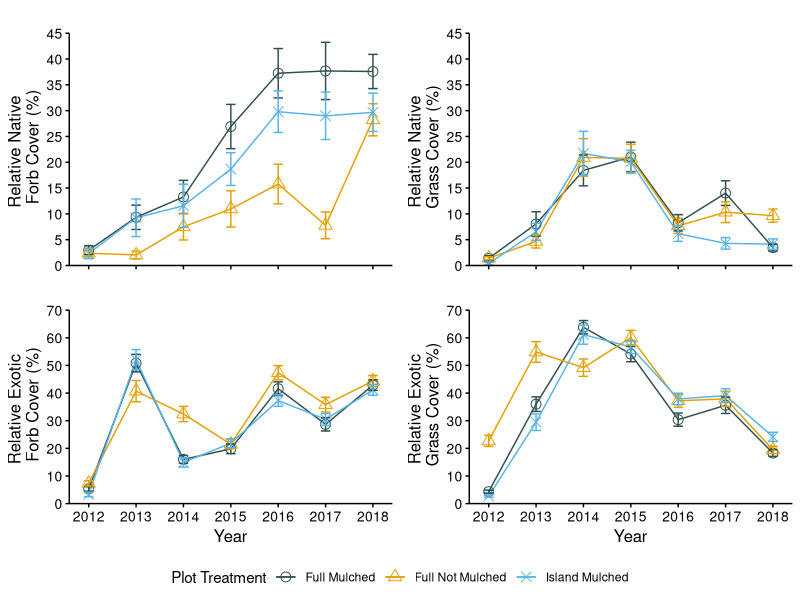

Generate this figure with R:
## ---- chunk 1
# data
guild_12_18 <- read.csv("Guild_2012_2018.csv")
species_14_18 <- read.csv("Species_2014_2018.csv")

# packages
library(tidyverse)
library(grid)
library(gridExtra)


# legend extractor function
g_legend<-function(a.gplot){
  tmp <- ggplot_gtable(ggplot_build(a.gplot))
  leg <- which(sapply(tmp$grobs, function(x) x$name) == "guide-box")
  legend <- tmp$grobs[[leg]]
  return(legend)}

# figure colors
colors3 <- c("darkslategrey", "#E69F00", "#56B4E9", "#009E73", "#F0E442", "#0072B2", "#D55E00", "#CC79A7")

## ---- chunk 2

avg_guilds <- guild_12_18 %>%
  group_by(Year, Plot, Planted.guild, Category) %>%
  summarise(nat.forb = mean(nat.forb),
            nat.grass = mean(nat.grass))
  
avg_F <- avg_guilds %>%
  filter(Planted.guild == "Forb") %>%
  ungroup() %>%
  select(Year, Plot, nat.forb, Category)
summary(avg_F)

avg_G <- avg_guilds %>%
  filter(Planted.guild == "Grass") %>%
  select(Year, Plot, nat.grass, Category)
summary(avg_G)

remove(avg_guilds)
## ---- chunk 3

Forb_all <- guild_12_18 %>%
  filter(Planted.guild == "Forb") %>%
  group_by(Category, Year) %>%
  summarise(mean.cov = mean(r.nat.forb),
            std.err = sd(r.nat.forb)/sqrt(sum(!is.na(r.nat.forb))))
Forb_all$Year <- as.numeric(Forb_all$Year)


AllYrForb<- ggplot(Forb_all, aes (x = Year,  y = mean.cov, color = Category, shape = Category)) +
  geom_line () +
  geom_point(size = 3) +
  geom_errorbar(aes(ymin = mean.cov - std.err, 
                    ymax = mean.cov + std.err),
               width=0.2) +
  scale_color_manual(values = colors3,
                    name = "Plot Treatment") +
  scale_shape_manual(values = c(1, 2, 4, 5, 6),
                     name = "Plot Treatment") +
  labs(title = "",
       y = "Relative Native \n Forb Cover (%)",
       x = "Year") +
  theme(axis.line = element_line(colour = "black"),
        panel.grid.major = element_blank(),
        panel.grid.minor = element_blank(),
        panel.border = element_blank(),
        panel.background = element_blank(),
        axis.text.y = element_text(colour="black", size = 10),
        axis.title.y = element_text(colour="black", size = 12),
        axis.ticks.y = element_line(colour = "black"),
        axis.text.x = element_blank(),
        axis.title.x = element_blank(),
        axis.ticks.x = element_line(colour = "black"),
        legend.position ="bottom",
        plot.title = element_text(hjust = 0.5),
        strip.background = element_rect(fill = "white"),
        strip.text = element_text(color = "black", size = 12)) +
  coord_cartesian(ylim = c(0, 45)) +
  scale_y_continuous(breaks = seq(0, 45, 5), expand = c(0,0)) +
  scale_x_continuous(breaks = seq(2012, 2018, 1))


# ---- Native Grasses ----
Grass_all <- guild_12_18 %>%
  filter(Planted.guild == "Grass") %>%
  group_by(Category, Year) %>%
  summarise(mean.cov = mean(r.nat.grass),
            std.err = sd(r.nat.grass)/sqrt(sum(!is.na(r.nat.grass))))
Grass_all$Year <- as.numeric(Grass_all$Year)

AllYrGrass <- ggplot(Grass_all, aes (x = Year,  y = mean.cov, color = Category, shape = Category)) +
  geom_line () +
  geom_point(size = 3) +
  geom_errorbar(aes(ymin = mean.cov - std.err, 
                    ymax = mean.cov + std.err),
                width=0.2) +
  scale_color_manual(values = colors3,
                     name = "Plot Treatment") +
  scale_shape_manual(values = c(1, 2, 4, 5, 6),
                     name = "Plot Treatment") +
  labs(title = "",
       y = "Relative Native \n Grass Cover (%)",
       x = "Year") +
  theme(axis.line = element_line(colour = "black"),
        panel.grid.major = element_blank(),
        panel.grid.minor = element_blank(),
        panel.border = element_blank(),
        panel.background = element_blank(),
        axis.text.y = element_text(colour="black", size = 10),
        axis.title.y = element_text(colour="black", size = 12),
        axis.ticks.y = element_line(colour = "black"),
        axis.text.x = element_blank(),
        axis.title.x = element_blank(),
        axis.ticks.x = element_line(colour = "black"),
        legend.position ="bottom",
        plot.title = element_text(hjust = 0.5),
        strip.background = element_rect(fill = "white"),
        strip.text = element_text(color = "black", size = 12)) +
  coord_cartesian(ylim = c(0, 45)) +
  scale_y_continuous(breaks = seq(0, 45, 5), expand = c(0,0)) +
  scale_x_continuous(breaks = seq(2012, 2018, 1))

# ---- Exo Grass ---- 
ExoGrass_all <- guild_12_18 %>%
  group_by(Category, Year) %>%
  summarise(mean.cov = mean(r.exo.grass),
            std.err = sd(r.exo.grass)/sqrt(sum(!is.na(r.exo.grass))))
ExoGrass_all$Year <- as.numeric(ExoGrass_all$Year)

AllYrEGrass <- ggplot(ExoGrass_all, aes (x = Year,  y = mean.cov, color = Category, shape = Category)) +
  geom_line () +
  geom_point(size = 3) +
  geom_errorbar(aes(ymin = mean.cov - std.err, 
                    ymax = mean.cov + std.err),
                width=0.2) +
  scale_color_manual(values = colors3,
                     name = "Plot Treatment") +
  scale_shape_manual(values = c(1, 2, 4, 5, 6),
                     name = "Plot Treatment") +
  labs(title = "",
       y = "Relative Exotic \n Grass Cover (%)",
       x = "Year") +
  theme(axis.line = element_line(colour = "black"),
        panel.grid.major = element_blank(),
        panel.grid.minor = element_blank(),
        panel.border = element_blank(),
        panel.background = element_blank(),
        axis.text.y = element_text(colour="black", size = 10),
        axis.title.y = element_text(colour="black", size = 12),
        axis.ticks.y = element_line(colour = "black"),
        axis.text.x = element_text(colour="black", size = 10),
        axis.title.x = element_text(colour="black", size = 12),
        axis.ticks.x = element_line(colour = "black"),
        legend.position ="bottom",
        plot.title = element_text(hjust = 0.5)) +
  coord_cartesian(ylim = c(0, 70)) +
  scale_y_continuous(breaks = seq(0, 70, 10), expand = c(0,0)) +
  scale_x_continuous(breaks = seq(2012, 2018, 1))


# ---- Exo Forbs ---- 
ExoForb_all <- guild_12_18 %>%
  group_by(Category, Year) %>%
  summarise(mean.cov = mean(r.exo.forb),
            std.err = sd(r.exo.forb)/sqrt(sum(!is.na(r.exo.forb))))
ExoForb_all$Year <- as.numeric(ExoForb_all$Year)

AllYrEForb <- ggplot(ExoForb_all, aes (x = Year,  y = mean.cov, color = Category, shape = Category)) +
  geom_line () +
  geom_point(size = 3) +
  geom_errorbar(aes(ymin = mean.cov - std.err, 
                    ymax = mean.cov + std.err),
                width=0.2) +
  scale_color_manual(values = colors3,
                     name = "Plot Treatment") +
  scale_shape_manual(values = c(1, 2, 4, 5, 6),
                     name = "Plot Treatment") +
  labs(title = "",
       y = "Relative Exotic \n Forb Cover (%)",
       x = "Year") +
  theme(axis.line = element_line(colour = "black"),
        panel.grid.major = element_blank(),
        panel.grid.minor = element_blank(),
        panel.border = element_blank(),
        panel.background = element_blank(),
        axis.text.y = element_text(colour="black", size = 10),
        axis.title.y = element_text(colour="black", size = 12),
        axis.ticks.y = element_line(colour = "black"),
        axis.text.x = element_text(colour="black", size = 10),
        axis.title.x = element_text(colour="black", size = 12),
        axis.ticks.x = element_line(colour = "black"),
        legend.position ="bottom",
        plot.title = element_text(hjust = 0.5)) +
  coord_cartesian(ylim = c(0, 70)) +
  scale_y_continuous(breaks = seq(0, 70, 10), expand = c(0,0)) +
  scale_x_continuous(breaks = seq(2012, 2018, 1))

AllYrLeg <- g_legend(AllYrGrass)

grid.arrange(arrangeGrob(AllYrForb + theme(legend.position="none"),
                         AllYrGrass + theme(legend.position="none"),
                         AllYrEForb + theme(legend.position="none"),
                         AllYrEGrass + theme(legend.position="none"),
                         nrow = 2),
             AllYrLeg, nrow = 2, heights = c(12, 1))


